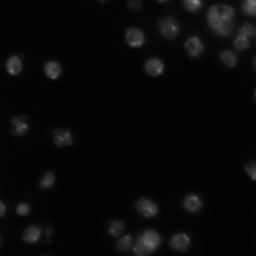
#> input picture nucklea.png, 256 x 256 px
$ jupyter execute AdaptiveSegmentation.ipynb   (shell and % lines are left out)   (older library calls are emulated)
#> lines starting #> are read from the running program, lines starting #| are printed output that depends on the picture; after the words box and inside, x2 and y2 are one past the last pixel; in counts of white or black regions, pixels touching at a corner belong together
# Image segmentation by adaptive methods

## Метод Оцу (дискриминантный DTSM).

Гистограмма интенсивностей пикселей изображения $H(b), b = 0,L - 1$. $t$ - порог, который делит изображение $I(i,j)$ на два класса:

$I_0$ - фон, включающий точки $(i,j)$, для которых $I(i,j) \leq t$,

$I_1$ - объект, включающий точки $(i,j)$, для которых $I(i,j) \geq t$.

Предварительно проведем нормировку гистограммы $H(b) = \frac{H(b)}{\sum\limits_{b=0}^{L-1}H(b)}$, таким образом $\sum\limits_{b=0}^{L-1}H(b) = 1$.

Вероятность принадлежности наугад взятого пикселя для фона:

$\omega_0(t)=\sum\limits_{b=0}^{t}H(b)$

Вероятность принадлежности наугад взятого пикселя для объекта:

$\omega_1(t)=\sum\limits_{b=t+1}^{L-1}H(b) = 1 - \omega_0(t)$.

Оценка средних уровней яркостей для фона и объекта найдутся соответсвенно:

$\mu_0(t) = \sum\limits_{b=0}^{t}\frac{b H(b)}{\omega_0(t)}$,
$\mu_1(t) = \sum\limits_{b=t+1}^{L-1}\frac{b H(b)}{\omega_1(t)}$.

Cредний уровень яркости исходного изображения составит:

$\mu(t) = \sum\limits_{b=0}^{L-1}b H(b)$.

Очевидно, что для любого порога t справедлива формула:

$\omega_0(t)\mu_0(t) + \omega_1(t)\mu_1(t) = \mu$

Оценки дисперсий яркостей фона и объекта вычисляются по формулам:

$\sigma_0^2(t) = \sum\limits_{b=0}^{t}\frac{(b - \mu_0(t))^2 H(b)}{\omega_0(t)}$,
$\sigma_1^2(t) = \sum\limits_{b=t+1}^{L-1}\frac{(b - \mu_1(t))^2 H(b)}{\omega_1(t)}$.

Внутриклассовая дисперсия определяется формулой:

$\sigma_{Within}^2(t) = \omega_0(t)\sigma_0^2(t) + \omega_1(t)\sigma_1^2(t)$

Межклассовая дисперсия определяется формулой:

$\sigma_{Between}^2(t) = \sigma^2 - \sigma_{Within}^2(t) = \omega_0(t)(\mu_0(t) - \mu)^2 + \omega_1(t)(\mu_1(t) - \mu)^2 = \omega_0(t)\omega_1(t)(\mu_0(t) - \mu_1(t))^2$,

где $\sigma^2 = \sum\limits_{b=0}^{L-1}(b-\mu)^2 H(b) = \sigma_{Between}^2(t) + \sigma_{Within}^2(t)$ - полная дисперсия.

Метод Оцу ищет порог, уменьшающий дисперсию внутри класса, которая, как показано выше, определяется как взвешенная сумма дисперсий двух классов. Необходимо отметить, что такой способ вычислительно затратный, так как требуется выичсление дисперсий $\sigma_0^2(t)$ и $\sigma_0^2(t)$.
Оцу показал, что минимизация внутриклассовой дисперсии равносильна максимизации межклассовой дисперсии, так полная дисперсия - постоянная величина и не зависит от порога. Для расчета межклассовой дисперсии необходимы только средние значения $\mu$, которые являются более простыми с точки зрения вычислений.

### Алгоритм
1. Вычисляем гистограмму изображения и нормируем ее.
2. На основе гистограммы вычисляем значения $\omega_0(t)$, $\omega_1(t)$, $\mu_0(t)$ и $\mu_1(t)$ для каждого порога $t = 0, L-1$
3. Вычисляем $\sigma_{Between}^2(t)$ для $t=0, L-1$.
4. Находим максимальное значение $\sigma_{Between}^2(t)$, выбираем порог $t$ соответствующий максимальному значению.

[cell 1]
from skimage.io import imread, imshow
from skimage import img_as_ubyte
import numpy as np
import matplotlib.pyplot as plt

[cell 2]
i1 = imread('nucklea.png', as_grey=True)
#> i1 is the input picture: shape (256, 256) float64; min 0.00392, max 0.576, mean 0.0337
imshow(i1)
i1 = img_as_ubyte(i1)

[cell 3]
H = plt.hist(i1.ravel(), bins=256, range=[0, 255]);
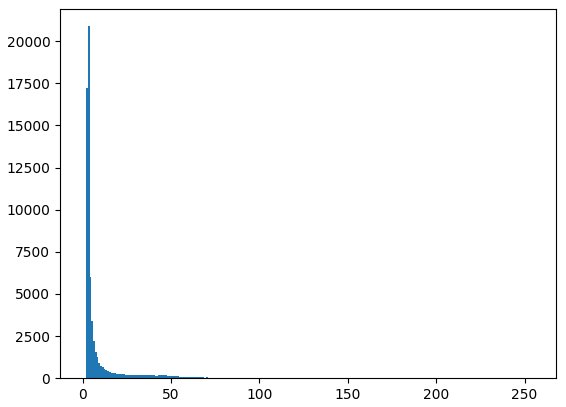
#> figure drawn by matplotlib, 1 panel; tallest bar 20892 high, from x = 2.99 to 3.98

[cell 4]
H1 = np.uint32(sum(H[0]))
#> H1 = 65536
H = H[0].astype('uint32') / H1
#> H = 256 values, max 0.319 at index 3, min 0 at index 0, mean 0.00391
H.sum()
#> Out = 1

[cell 5]
w0 = np.zeros(256)
for t in range(0, 255):
    for b in range(0, t):
        w0[t] = w0[t] + H[b]
#> after the loop, w0 = 256 values, max 1 at index 148, min 0 at index 0, mean 0.959

[cell 6]
w1 = np.zeros(256)
for t in range(0, 255):
    for b in range(t + 1, 255):
        w1[t] = w1[t] + H[b]
#> after the loop, w1 = 256 values, max 1 at index 0, min 0 at index 147, mean 0.0335

[cell 7]
m0 = np.zeros(256)
for t in range(0, 255):
    for b in range(0, t):
        m0[t] = m0[t] + (b * H[b] / w0[t])

[cell 8]
m1 = np.zeros(256)
for t in range(0, 255):
    for b in range(t + 1, 255):
        m1[t] = m1[t] + (b * H[b] / w1[t])

[cell 9]
between = np.zeros(256)
for t in range(0, 255):
    between[t] = w0[t] * w1[t] * ((m0[t] - m1[t])**2)

[cell 10]
m = between[0]
#> m = 0
pos = 0
for t in range(0, 255):
    if between[t] > m:
        m = between[t];
        pos = t
#> this loop made 255 passes
#> m on passes 3 to 14: 0.00776, 24.72, 62.08, 80.15, 93.21, 103.3, 111.7, 118.1, 123.4, 128, 131.9, 135.1
#> after the loop, m = 149.6; pos = 25

[cell 11]
pos
#> Out = 25

[cell 12]
plt.plot(between)
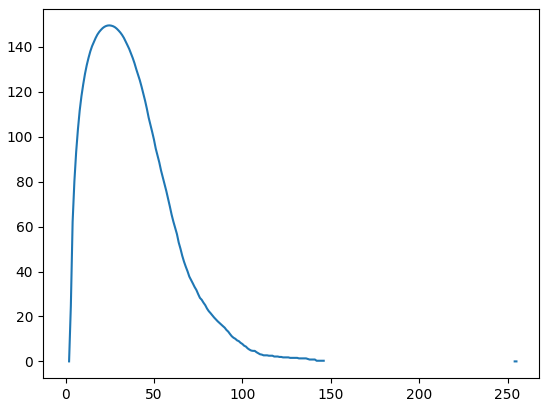
#> figure drawn by matplotlib, 1 panel

[cell 13]
for i in range(0, i1.shape[0]):
    for j in range(0, i1.shape[1]):
        if i1[i][j] > pos:
            i1[i][j] = 0
        else:
            i1[i][j] = 1
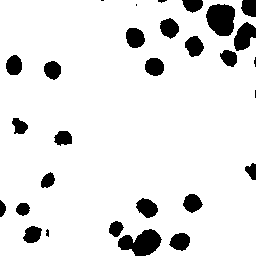
#> i1: shape (256, 256); values 0 (black) and 1 (white), 90.3% white; 29 black regions (6 under 20 px), largest, box (x1, y1, x2, y2) and area: (118, 229, 162, 256) 749, (206, 4, 235, 36) 740, (234, 22, 256, 51) 420
imshow(i1)
